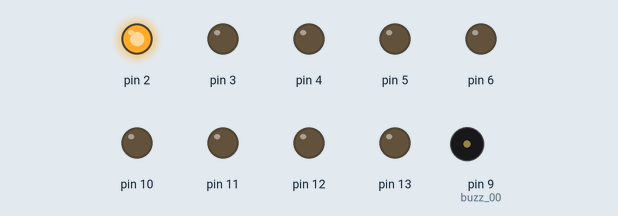
A sketch run on a simulated Arduino Uno, built with avr-gcc and run on an emulated ATmega328P. On the bench: output pins drawn as LEDs (lit = HIGH), buzzer (waves = sounding, pin HIGH).

Above: at 0.12 s.
At 0.75 s:
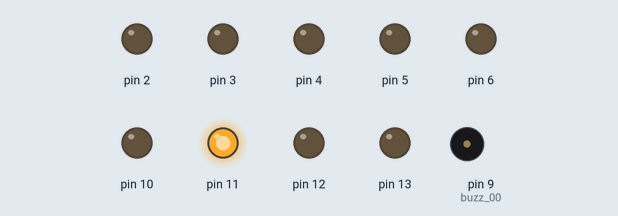
At 1.47 s:
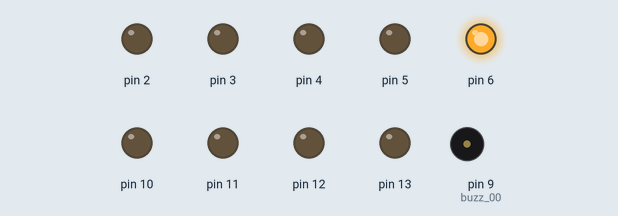
At 2.1 s:
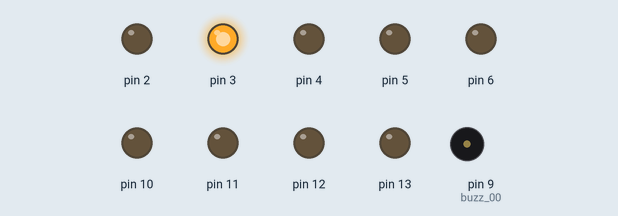
At 2.82 s:
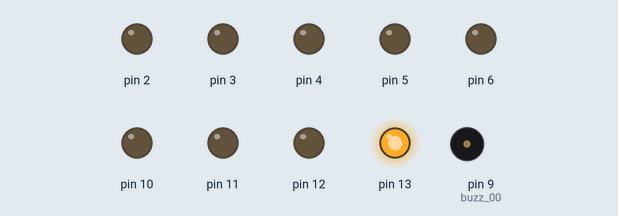
At 4.08 s:
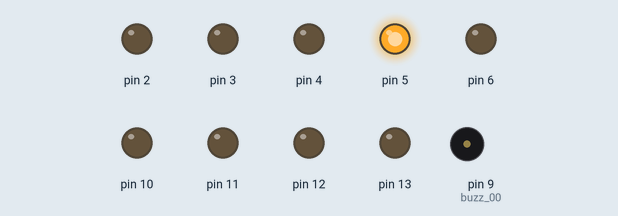
Timing chart, 0 to 4.4 s (numbered marks = the images above):
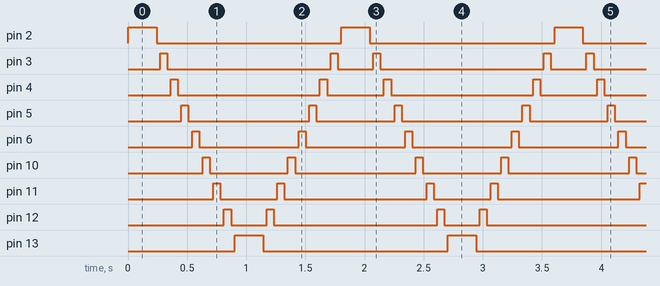

The sketch:

Ch02c_9LED_goBackNForth.ino
```cpp
int led_00 = 2;
int led_01 = 3;
int led_02 = 4;
int led_03 = 5;
int led_04 = 6;

int led_05 = 10;
int led_06 = 11;
int led_07 = 12;
int led_08 = 13;

int bott_01 = 7;
int bott_00 = 8;
int buzz_00 = 9;

int delayOn = 60;
int delayOff = 30;
int delayBuzz = 1;

float endStayRate = 4.0;
bool flag = false;

void blink(int port, float dON, float dOFF) {
  digitalWrite(port, HIGH); delay(dON);
  digitalWrite(port, LOW); delay(dOFF);
}

void buzz(int buzzON) {
  digitalWrite(buzz_00, HIGH); delay(buzzON);
  digitalWrite(buzz_00, LOW);
}

void setup()  {
    for (int i = led_00; i <= led_04; i += 1) { //when you change port#, should increase by +1
        pinMode(i, OUTPUT);
    }
    for (int i = led_05; i <= led_08; i += 1) { //when you change port#, should increase by +1
        pinMode(i, OUTPUT);
    }

pinMode(buzz_00, OUTPUT);

pinMode(bott_00, INPUT_PULLUP);
attachInterrupt(digitalPinToInterrupt(bott_00), speedUp, FALLING);
}

void loop() {
  buzz(delayBuzz);
  blink(led_00, delayOn * endStayRate, delayOff);

  for (int i = led_01; i <= led_04; i += 1)   {
      blink(i, delayOn, delayOff);
  }
  for (int i = led_05; i <= led_07; i += 1)   {
      blink(i, delayOn, delayOff);
  }

  buzz(delayBuzz);
  blink(led_08, delayOn * endStayRate, delayOff);

  for (int i = led_07; i >= led_05; i -= 1)   {
      blink(i, delayOn, delayOff);
  }
  for (int i = led_04; i >= led_01; i -= 1)   {
      blink(i, delayOn, delayOff);
  }
}

void speedUp()  {
  if ( delayOn > 2 ) {
    delayOn -= 2;  delayOff -= 1;
    digitalWrite(buzz_00, HIGH); delay(delayBuzz * endStayRate);
    digitalWrite(buzz_00, LOW);
  }
  else {
    delayOn = 6; delayOff = 0;
    digitalWrite(buzz_00, HIGH); delay(delayBuzz * endStayRate);
    digitalWrite(buzz_00, LOW);
  }
}
```

Measured:
- by itself, pin 2, pin 13: alternates HIGH for 0.24 s and LOW for 1.6 s
- by itself, pin 3: repeats every 1.8 s: LOW 1.4 s, HIGH 0.06 s, LOW 0.30 s, HIGH 0.06 s
- by itself, pin 4: repeats every 1.8 s: LOW 1.2 s, HIGH 0.06 s, LOW 0.48 s, HIGH 0.06 s
- by itself, pin 5: repeats every 1.8 s: LOW 1.0 s, HIGH 0.06 s, LOW 0.66 s, HIGH 0.06 s
- by itself, pin 6: alternates HIGH for 0.06 s and LOW for 0.84 s
- by itself, pin 10: repeats every 1.8 s: LOW 0.66 s, HIGH 0.06 s, LOW 1.0 s, HIGH 0.06 s
- by itself, pin 11: repeats every 1.8 s: LOW 0.48 s, HIGH 0.06 s, LOW 1.2 s, HIGH 0.06 s
- by itself, pin 12: repeats every 1.8 s: LOW 0.30 s, HIGH 0.06 s, LOW 1.4 s, HIGH 0.06 s
